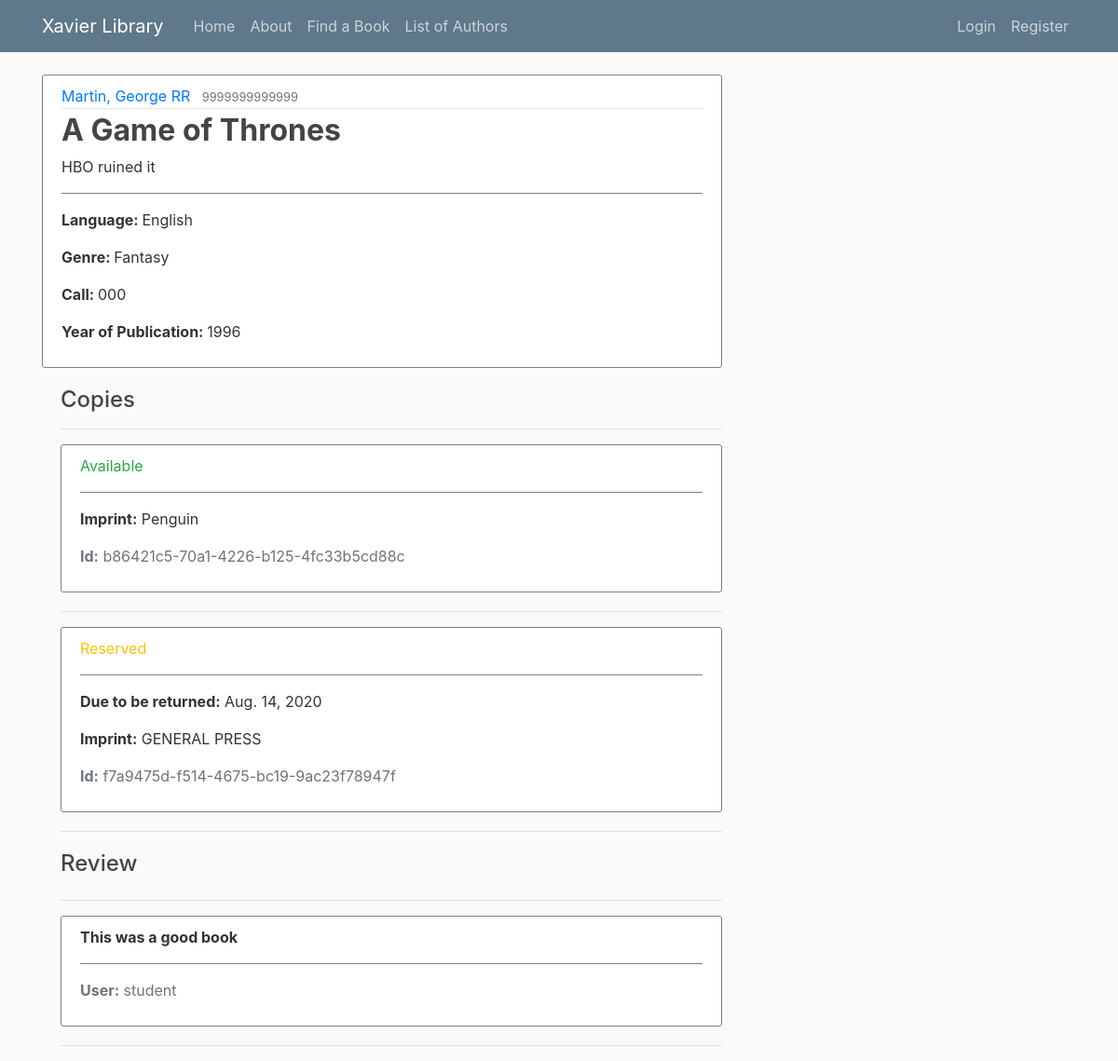
The app's page /book/10/, older data.
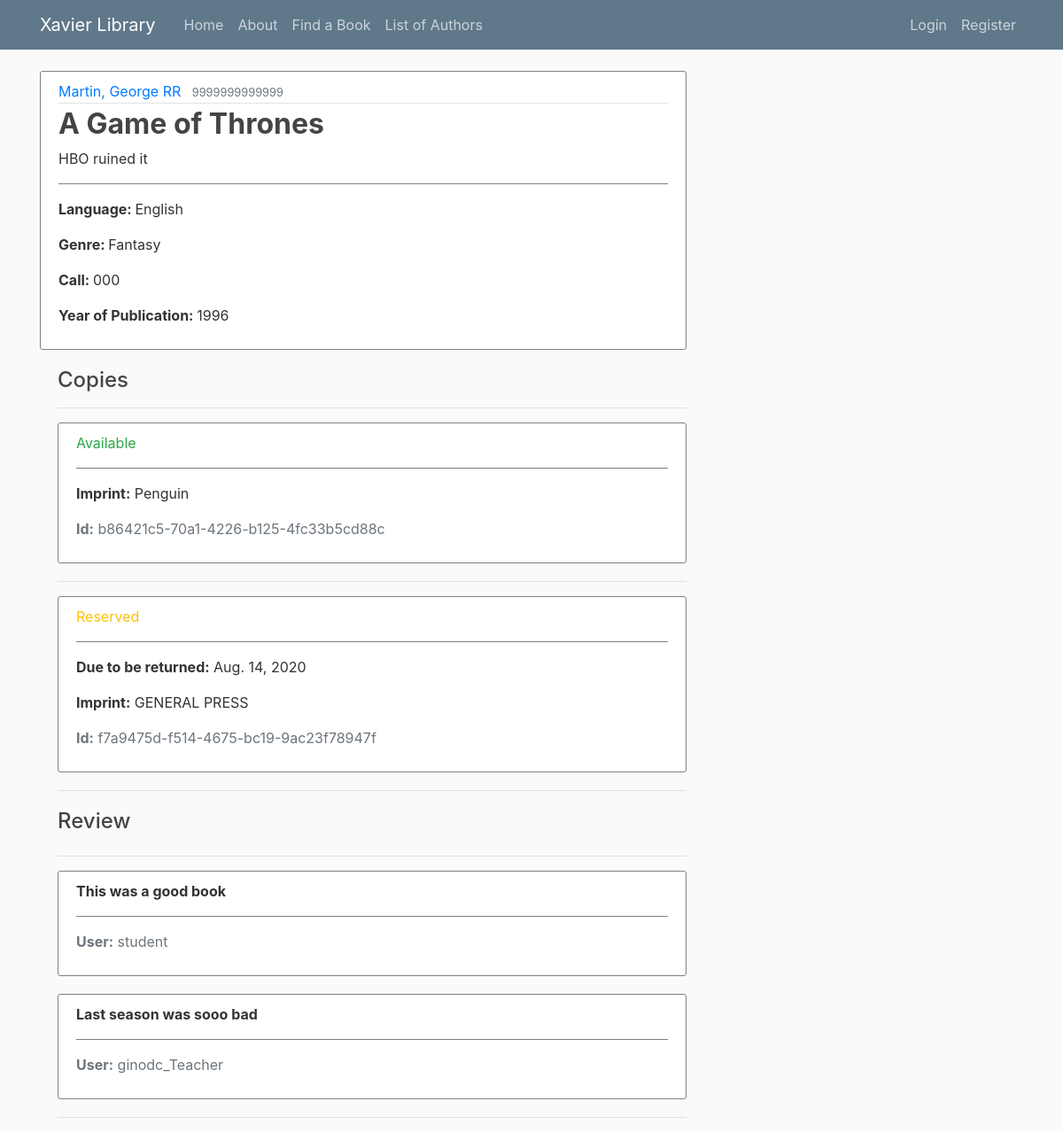
The same page, newer data.
### library/models.py (models this page shows, shortened)
class BookInstance(models.Model):
    id = models.UUIDField(primary_key=True, default=uuid.uuid4,
                          help_text="Unique ID for this particular book across whole library")
    book = models.ForeignKey('Book', on_delete=models.SET_NULL, null=True)
    imprint = models.CharField(max_length=200)
    due_back = models.DateField(null=True, blank=True, help_text="YYYY-MM-DD")
    borrower = models.ForeignKey(User, on_delete=models.SET_NULL, null=True, blank=True)
    LOAN_STATUS = (
        ('a', 'Available'),
        ('r', 'Reserved'),
    )
    """('d', 'Maintenance'),"""
    """('o', 'On loan'),"""
    status = models.CharField(
        max_length=1,
        choices=LOAN_STATUS,
        blank=True,
        default='a',
        help_text='Book availability')
    class Meta:
        ordering = ['due_back']
        permissions = (("can_mark_returned", "Set book as returned"),)

class comment(models.Model):
    book = models.ForeignKey('Book', on_delete=models.SET_NULL, null=True)
    comment = models.TextField(max_length=1000, help_text="Enter a Comment")
    author = models.ForeignKey(User, on_delete=models.SET_NULL, null=True)

### library/views.py (the view)
# urls.py: path('book/<int:pk>/',BookDetailView.as_view(), name='book-detail'),#path('book/<book>',views.book, name='library-book'),
class BookDetailView(DetailView):
	model = Book

### library/models.py (called while the page is built)
    def __str__(self):
        return self.name

    def display_genre(self):
        return ', '.join([genre.name for genre in self.genre.all()[:3]])

    def __str__(self):
        return '{0}, {1}'.format(self.last_name, self.first_name)

### library/templates/library/book_detail.html (shortened to what this page needs)
{% extends "library/base.html" %}
{% block content%}
			<article class="media content-section">
			  <div class="media-body">
			    <div class="article-metadata">
			      <a class="mr-2" href="{% url 'author-detail' object.author.id %}">{{ object.author }}</a>
			      <small class="text-muted">{{ object.isbn }}</small>
			    </div>
			    <h2 class="article-title">{{ object.title }}</h2>
				<p class="article-content">{{ object.summary }}</p>
				<hr style="border-color: gray;">
			    <p class="article-content"><strong>Language: </strong>{{ object.language }}</p>
			    <p class="article-content"><strong>Genre: </strong>{{ object.display_genre }}</p>
			    <p class="article-content"><strong>Call: </strong>{{ object.call }}</p>
			    <p class="article-content"><strong>Year of Publication: </strong>{{ object.year }}</p>
			  </div>
			 </article>
			  <div style="margin-left:20px;margin-top:20px">
				<h4>Copies</h4>
				<hr>
			    {% for copy in object.bookinstance_set.all %}
				  <article class="media content-section" style="display: block;">
			      <p class="{% if copy.status == 'a' %}text-success{% elif copy.status == 'm' %}text-danger{% else %}text-warning{% endif %}">
			        {{ copy.get_status_display }}
				  </p>
				 <hr style="border-color: gray;">
			      {% if copy.status != 'a' %}
			        <p><strong>Due to be returned:</strong> {{ copy.due_back }}</p>
			      {% endif %}
			      <p><strong>Imprint:</strong> {{ copy.imprint }}</p>
				  <p class="text-muted"><strong>Id:</strong> {{ copy.id }}</p>
				</article>
				  <hr>
				{% endfor %}
			  </div>
			<div style="margin-left:20px;margin-top:20px">
				<div style="display: flex;">
			    <h4>Review</h4>
				</div>
				<hr>
				{% for comment in book.comment_set.all %}
				<article class="media content-section" style="display: block;">
				  <p><strong>{{ comment.comment }}</strong></p>
				  <hr style="border-color: gray;">
				  <p class="text-muted"><strong>User:</strong> {{ comment.author }}</p>
				</article>
				{% endfor %}
				<hr>
			  </div>
{% endblock content %}

Row changes from the older to the newer data that the page shows:
added comment: comment "Last season was sooo bad", author "ginodc_Teacher"
